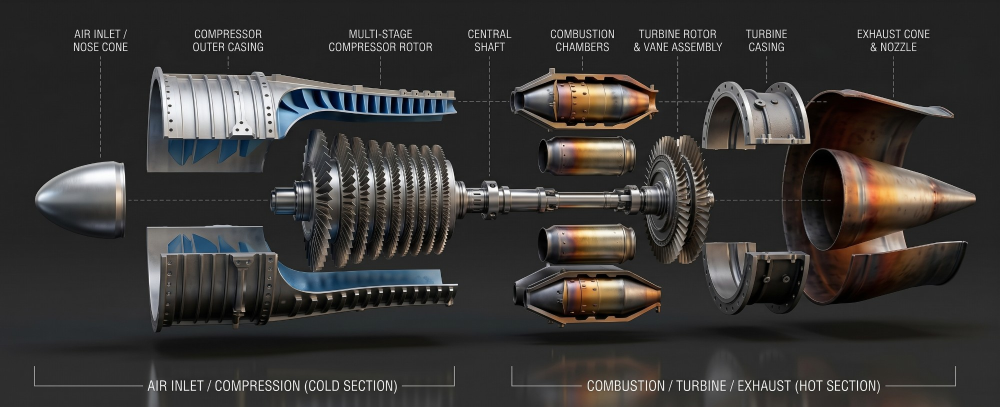
#> input picture video-edit/engine.jpg, 2000 x 813 px (shown at 1/2 size)
$ python render.py engine.jpg 5 engine.jpg
#> lines starting #> are read from the running program, lines starting #| are printed output that depends on the picture
import json, math, subprocess, sys, re, functools
import numpy as np
from PIL import Image, ImageDraw, ImageFont, ImageFilter

W, H, FPS = 1080, 1920, 30
MAIN_END = 135.0
DISC_END = 141.0
TOTAL = 146.5
NFRAMES = int(round(TOTAL * FPS))
PH = 960  # split panel height

def hexc(h): h = h.lstrip('#'); return tuple(int(h[i:i+2], 16) for i in (0, 2, 4))
C1, C2, C3, C4, C5 = map(hexc, ['#325e3c', '#0e9a52', '#0e7949', '#6fc066', '#d2e8c5'])
WHITE = (255, 255, 255); DARK = (10, 28, 17); HOT = (240, 120, 40)

FD = 'font/package/'
FW = {'400': '400Regular/Montserrat_400Regular.ttf', '500': '500Medium/Montserrat_500Medium.ttf',
      '600': '600SemiBold/Montserrat_600SemiBold.ttf', '700': '700Bold/Montserrat_700Bold.ttf',
      '800': '800ExtraBold/Montserrat_800ExtraBold.ttf', '900': '900Black/Montserrat_900Black.ttf'}
@functools.lru_cache(None)
def font(w, size): return ImageFont.truetype(FD + FW[w], size)

def clamp(x, a=0, b=1): return max(a, min(b, x))
def eo(x): x = clamp(x); return 1 - (1 - x) ** 3
def eio(x): x = clamp(x); return 3 * x * x - 2 * x * x * x
def eback(x, s=1.7):
    x = clamp(x); x -= 1; return x * x * ((s + 1) * x + s) + 1
def prog(t, t0, d=0.4): return clamp((t - t0) / d)

def rgba(c, a): return (c[0], c[1], c[2], int(255 * clamp(a)))

# ---------------------------------------------------------------- text helpers
# [12 lines left out: function text, not called in this run]

def rise(t, t0, dist=40, d=0.45):
    p = eo(prog(t, t0, d)); return p, (1 - p) * dist

# [21 lines left out: functions pill, paste_rgba, inr, not called in this run]

# ---------------------------------------------------------------- panel background
def make_panel_bg():
    h = PH + 120
    y = np.linspace(0, 1, h)[:, None]; x = np.linspace(0, 1, W)[None, :]
    top = np.array(C1, float); bot = np.array((14, 34, 22), float)
    g = top[None, None] * (1 - y[..., None]) * 0.9 + bot[None, None] * (y[..., None] * 0.9 + 0.1)
    glow = np.exp(-(((x - 0.8) ** 2) / 0.08 + ((y - 0.15) ** 2) / 0.05))[..., None] * np.array(C2, float) * 0.35
    g = np.clip(g + glow, 0, 255).astype(np.uint8)
    im = Image.fromarray(g, 'RGB'); d = ImageDraw.Draw(im, 'RGBA')
#> after `im = Image.fromarray(g, 'RGB')`:
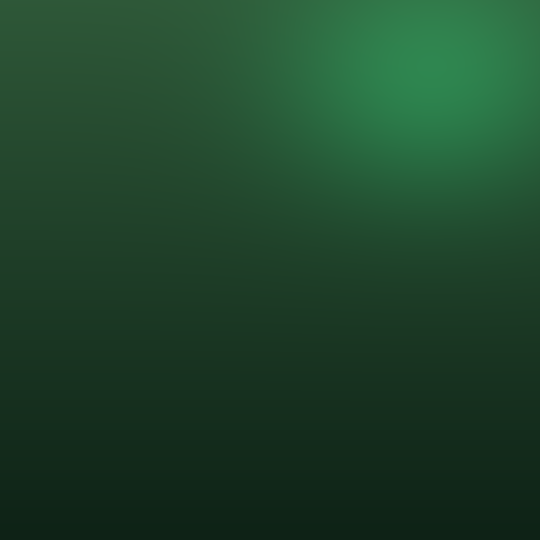
#> im: PIL image 1080x1080 RGB (shown at 1/2 size); mean R, G, B 30.4, 68, 42.6
    for gx in range(0, W + 1, 60): d.line([(gx, 0), (gx, h)], fill=(111, 192, 102, 18), width=1)
    for gy in range(0, h + 1, 60): d.line([(0, gy), (W, gy)], fill=(111, 192, 102, 18), width=1)
    return im
PANEL_BG = make_panel_bg()

def panel_base(t):
    off = int((t * 12) % 60)
    return PANEL_BG.crop((0, off, W, off + PH)).copy()

# [98 lines left out: functions header, g_clients, title_img, gear, g_founder, g_cnc, not called in this run]

ENG = Image.open('engine.jpg').convert('RGB')
#> ENG is the input picture: PIL image 2000x813 RGB; mean R, G, B 56.5, 54.5, 52.9
ENG_PAD = Image.new('RGB', (2000, 1148), (34, 34, 34)); ENG_PAD.paste(ENG, (0, 167))
#> after `ENG_PAD = Image.new('RGB', (2000, 1148), (34, 34, 34))`: ENG_PAD: PIL image 2000x1148 RGB; every value is 34
#> after `ENG_PAD.paste(ENG, (0, 167))`:
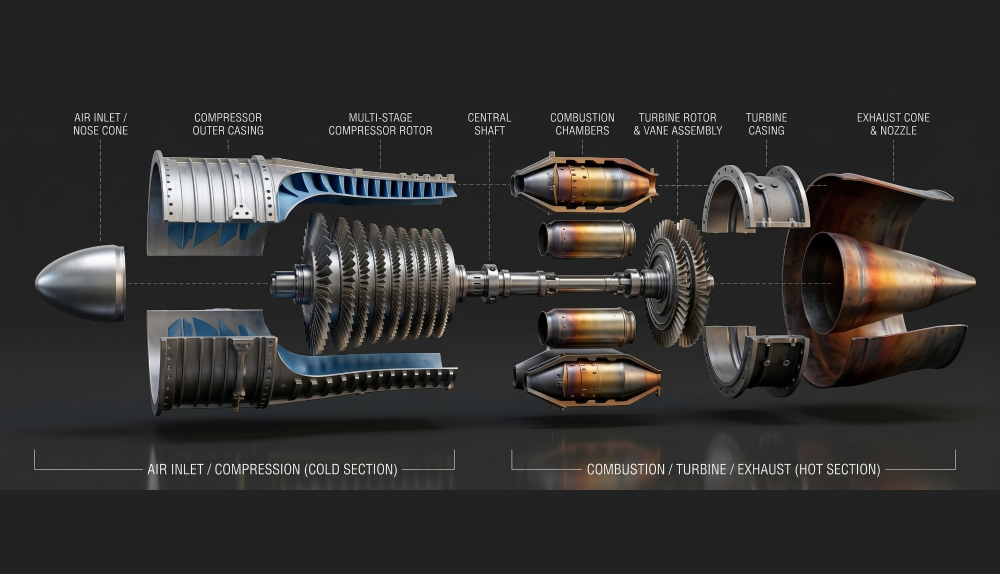
#> ENG_PAD: PIL image 2000x1148 RGB (shown at 1/2 size); mean R, G, B 49.9, 48.5, 47.4
VP = (0, 150, 1080, 770)  # viewport in panel
# [187 lines left out: functions g_engine, g_heat, g_qualify, g_numbers, g_partners, g_growth and 2 more, not called in this run]

SEGS = [  # (start, end, fn)
    (2.35, 11.55, g_clients), (11.55, 20.0, g_founder), (24.15, 31.3, g_cnc),
    (38.55, 49.65, g_engine), (56.8, 68.9, g_heat), (68.9, 79.95, g_qualify),
    (88.95, 97.35, g_numbers), (97.35, 111.75, g_partners), (119.7, 127.7, g_growth),
    (127.7, 132.0, g_capacity)]
TR = 0.45

# [79 lines left out: functions split_state, stickers, sticker_img, hook_img, namecard_layers, namecard, not called in this run]

# ---------------------------------------------------------------- captions
KEY = {'class', '10', 'dropout', 'rolls-royce', 'ge', 'boeing', 'azad', 'engineering', 'rakesh', 'chopdar', '10-12',
       'factory', 'machining', 'tooling', 'cnc', 'innovated', 'complex', '3d', 'airfoils', 'airfoil', 'cold', 'hot', '24/7',
       'pressure', 'heat', '2,500', '3,000', 'celsius', 'qualification', '12', 'aerospace', 'qualified', '10-15-20',
       '₹590', '₹130', '₹6,500', 'crore', 'revenue', 'pat', 'order', 'book', 'january', '2024', 'mitsubishi', 'defence',
       'strategic', 'nozzles', 'vanes', 'world', 'sky', 'limit', '25', '30', '35%', '8', '10x', 'capacity', 'factories', 'excited'}
def kw(word):
    return re.sub(r'[.,:;!?]+$', '', word).lower() in KEY

TOK = json.load(open('aligned.json'))
#> (reads video-edit/aligned.json from the repository)
def build_groups():
    groups = []; cur = []
    for i, tk in enumerate(TOK):
        cur.append(tk)
        txt = ' '.join(x['d'] for x in cur)
        nxt = TOK[i + 1] if i + 1 < len(TOK) else None
        end = (re.search(r'[.,]$', tk['d']) and len(cur) >= 2) or len(cur) >= 4 or len(txt) >= 19 or nxt is None \
            or nxt['line'] != tk['line'] or (nxt and nxt['s'] - tk['e'] > 0.6)
        if end: groups.append(cur); cur = []
    out = []
    for gi, g in enumerate(groups):
        s = g[0]['s'] - 0.08
        e = groups[gi + 1][0]['s'] - 0.08 if gi + 1 < len(groups) else MAIN_END
        e = min(e, g[-1]['e'] + 0.7)
        out.append({'s': s, 'e': e, 'w': g})
    return out
GROUPS = build_groups()
CAP_SIZE = 64

# [61 lines left out: functions caption_img, captions, watermark, not called in this run]

# ---------------------------------------------------------------- speaker framing
LINE_STARTS = []
_l = -1
for tk in TOK:
    if tk['line'] != _l: _l = tk['line']; LINE_STARTS.append(tk['s'] - 0.05)
# [7 lines left out: function zoom_at, not called in this run]

FOCUS = (540, 520)
# [35 lines left out: functions speaker_frame, compose_main, not called in this run]

# ---------------------------------------------------------------- end cards
#> (the run stopped early here; a loop or call above may not have finished)
